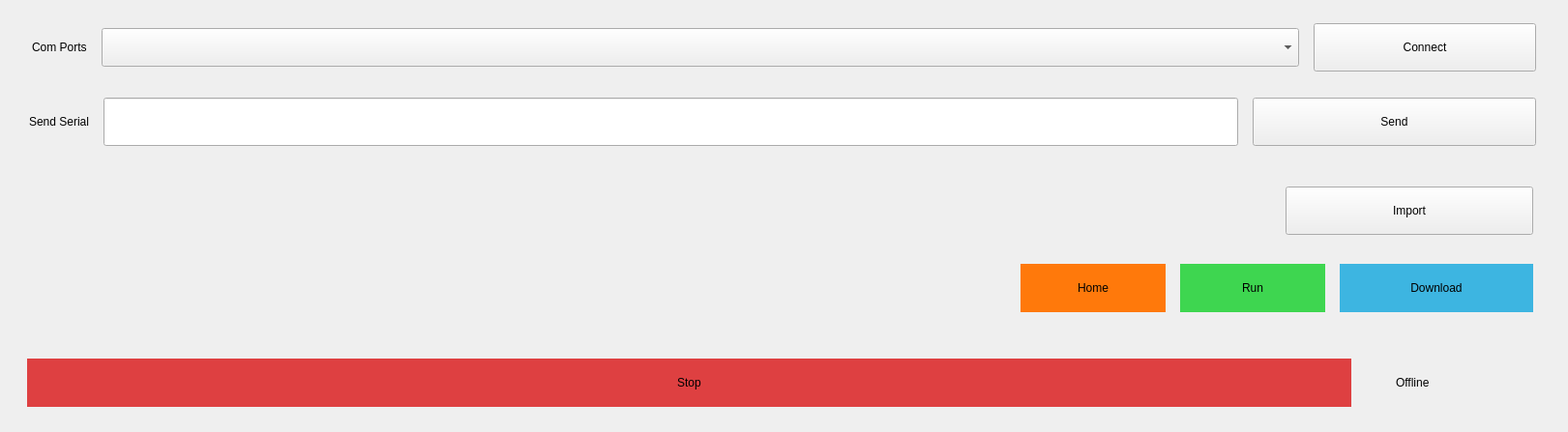
      <widget class="QWidget" name="CNC_Tab">
       <attribute name="title">
        <string>Laser</string>
       </attribute>
       <layout class="QVBoxLayout" name="verticalLayout_5" stretch="2,3,3,2">
        <property name="spacing">
         <number>9</number>
        </property>
        <property name="leftMargin">
         <number>18</number>
        </property>
        <property name="topMargin">
         <number>15</number>
        </property>
        <property name="rightMargin">
         <number>18</number>
        </property>
        <item>
         <widget class="QFrame" name="LaserComFrame">
          <property name="sizePolicy">
           <sizepolicy hsizetype="Preferred" vsizetype="Preferred">
            <horstretch>0</horstretch>
            <verstretch>0</verstretch>
           </sizepolicy>
          </property>
          <property name="styleSheet">
           <string notr="true"/>
          </property>
          <layout class="QHBoxLayout" name="horizontalLayout_2" stretch="0,4,0">
           <property name="spacing">
            <number>15</number>
           </property>
           <property name="leftMargin">
            <number>15</number>
           </property>
           <property name="rightMargin">
            <number>15</number>
           </property>
           <item>
            <widget class="QLabel" name="ComsLabel_2">
             <property name="sizePolicy">
              <sizepolicy hsizetype="Minimum" vsizetype="Maximum">
               <horstretch>0</horstretch>
               <verstretch>0</verstretch>
              </sizepolicy>
             </property>
             <property name="maximumSize">
              <size>
               <width>16777215</width>
               <height>16777215</height>
              </size>
             </property>
             <property name="styleSheet">
              <string notr="true"/>
             </property>
             <property name="lineWidth">
              <number>1</number>
             </property>
             <property name="text">
              <string>Com Ports</string>
             </property>
             <property name="textFormat">
              <enum>Qt::PlainText</enum>
             </property>
             <property name="scaledContents">
              <bool>false</bool>
             </property>
            </widget>
           </item>
           <item>
            <widget class="QComboBox" name="ComsMenu_2">
             <property name="sizePolicy">
              <sizepolicy hsizetype="Preferred" vsizetype="Maximum">
               <horstretch>0</horstretch>
               <verstretch>0</verstretch>
              </sizepolicy>
             </property>
             <property name="minimumSize">
              <size>
               <width>0</width>
               <height>40</height>
              </size>
             </property>
             <property name="styleSheet">
              <string notr="true">QFrame{
	border: 2px solid #e7e7e7;
	border-radius : 5px;
	font: bold; 
	font-family: arial;
	font-size: 20px;
	background-color: #1d282b;
	padding: 10px;
}</string>
             </property>
            </widget>
           </item>
           <item>
            <widget class="QPushButton" name="LaserConnectButton">
             <property name="sizePolicy">
              <sizepolicy hsizetype="Minimum" vsizetype="Maximum">
               <horstretch>0</horstretch>
               <verstretch>0</verstretch>
              </sizepolicy>
             </property>
             <property name="minimumSize">
              <size>
               <width>230</width>
               <height>50</height>
              </size>
             </property>
             <property name="styleSheet">
              <string notr="true"/>
             </property>
             <property name="text">
              <string>Connect</string>
             </property>
            </widget>
           </item>
          </layout>
         </widget>
        </item>
        <item>
         <widget class="QFrame" name="ImportFrame2">
          <property name="sizePolicy">
           <sizepolicy hsizetype="Preferred" vsizetype="Preferred">
            <horstretch>0</horstretch>
            <verstretch>0</verstretch>
           </sizepolicy>
          </property>
          <property name="minimumSize">
           <size>
            <width>0</width>
            <height>0</height>
           </size>
          </property>
          <property name="styleSheet">
           <string notr="true"/>
          </property>
          <property name="frameShape">
           <enum>QFrame::NoFrame</enum>
          </property>
          <layout class="QHBoxLayout" name="horizontalLayout_3" stretch="0,0,1">
           <property name="spacing">
            <number>15</number>
           </property>
           <property name="leftMargin">
            <number>12</number>
           </property>
           <property name="rightMargin">
            <number>15</number>
           </property>
           <item>
            <widget class="QLabel" name="LaserSerial">
             <property name="sizePolicy">
              <sizepolicy hsizetype="Preferred" vsizetype="Maximum">
               <horstretch>0</horstretch>
               <verstretch>0</verstretch>
              </sizepolicy>
             </property>
             <property name="maximumSize">
              <size>
               <width>16777215</width>
               <height>16777215</height>
              </size>
             </property>
             <property name="styleSheet">
              <string notr="true"/>
             </property>
             <property name="lineWidth">
              <number>1</number>
             </property>
             <property name="text">
              <string>Send Serial</string>
             </property>
             <property name="textFormat">
              <enum>Qt::PlainText</enum>
             </property>
             <property name="scaledContents">
              <bool>false</bool>
             </property>
            </widget>
           </item>
           <item>
            <widget class="QLineEdit" name="LaserSendSerial">
             <property name="sizePolicy">
              <sizepolicy hsizetype="Minimum" vsizetype="Maximum">
               <horstretch>4</horstretch>
               <verstretch>0</verstretch>
              </sizepolicy>
             </property>
             <property name="minimumSize">
              <size>
               <width>0</width>
               <height>50</height>
              </size>
             </property>
             <property name="text">
              <string/>
             </property>
            </widget>
           </item>
           <item>
            <widget class="QPushButton" name="LaserSendSerialButton">
             <property name="sizePolicy">
              <sizepolicy hsizetype="Minimum" vsizetype="Maximum">
               <horstretch>0</horstretch>
               <verstretch>0</verstretch>
              </sizepolicy>
             </property>
             <property name="minimumSize">
              <size>
               <width>150</width>
               <height>50</height>
              </size>
             </property>
             <property name="text">
              <string>Send</string>
             </property>
            </widget>
           </item>
          </layout>
         </widget>
        </item>
        <item>
         <widget class="QFrame" name="RunButtonsFrame2">
          <property name="sizePolicy">
           <sizepolicy hsizetype="Preferred" vsizetype="Preferred">
            <horstretch>0</horstretch>
            <verstretch>0</verstretch>
           </sizepolicy>
          </property>
          <property name="styleSheet">
           <string notr="true"/>
          </property>
          <property name="frameShape">
           <enum>QFrame::NoFrame</enum>
          </property>
          <layout class="QVBoxLayout" name="verticalLayout_10">
           <property name="spacing">
            <number>12</number>
           </property>
           <property name="topMargin">
            <number>15</number>
           </property>
           <property name="bottomMargin">
            <number>15</number>
           </property>
           <item>
            <widget class="QWidget" name="widget_3" native="true">
             <layout class="QHBoxLayout" name="horizontalLayout_10" stretch="5,1">
              <property name="spacing">
               <number>15</number>
              </property>
              <item>
               <widget class="QLabel" name="LaserImportLabel">
                <property name="sizePolicy">
                 <sizepolicy hsizetype="Preferred" vsizetype="Maximum">
                  <horstretch>0</horstretch>
                  <verstretch>0</verstretch>
                 </sizepolicy>
                </property>
                <property name="minimumSize">
                 <size>
                  <width>0</width>
                  <height>50</height>
                 </size>
                </property>
                <property name="maximumSize">
                 <size>
                  <width>16777215</width>
                  <height>16777215</height>
                 </size>
                </property>
                <property name="styleSheet">
                 <string notr="true"/>
                </property>
                <property name="text">
                 <string/>
                </property>
                <property name="wordWrap">
                 <bool>true</bool>
                </property>
               </widget>
              </item>
              <item>
               <widget class="QPushButton" name="ImportButton_3">
                <property name="sizePolicy">
                 <sizepolicy hsizetype="Minimum" vsizetype="Maximum">
                  <horstretch>0</horstretch>
                  <verstretch>0</verstretch>
                 </sizepolicy>
                </property>
                <property name="minimumSize">
                 <size>
                  <width>150</width>
                  <height>50</height>
                 </size>
                </property>
                <property name="text">
                 <string>Import</string>
                </property>
               </widget>
              </item>
             </layout>
            </widget>
           </item>
           <item>
            <widget class="QWidget" name="widget_4" native="true">
             <layout class="QHBoxLayout" name="horizontalLayout_12">
              <property name="spacing">
               <number>15</number>
              </property>
              <property name="leftMargin">
               <number>9</number>
              </property>
              <property name="rightMargin">
               <number>9</number>
              </property>
              <item>
               <spacer name="horizontalSpacer_4">
                <property name="orientation">
                 <enum>Qt::Vertical</enum>
                </property>
                <property name="sizeHint" stdset="0">
                 <size>
                  <width>1019</width>
                  <height>20</height>
                 </size>
                </property>
               </spacer>
              </item>
              <item>
               <widget class="QPushButton" name="LaserHomeButton">
                <property name="sizePolicy">
                 <sizepolicy hsizetype="Minimum" vsizetype="Maximum">
                  <horstretch>0</horstretch>
                  <verstretch>0</verstretch>
                 </sizepolicy>
                </property>
                <property name="minimumSize">
                 <size>
                  <width>150</width>
                  <height>50</height>
                 </size>
                </property>
                <property name="maximumSize">
                 <size>
                  <width>16777215</width>
                  <height>16777215</height>
                 </size>
                </property>
                <property name="styleSheet">
                 <string notr="true">QPushButton{
	border: 5px solid #ff790b;
    background-color: #ff790b;
}

QPushButton:hover{
    background-color: #097c1e;
}

QPushButton:pressed{
     background-color: #8cf59c;
}</string>
                </property>
                <property name="text">
                 <string>Home</string>
                </property>
               </widget>
              </item>
              <item>
               <widget class="QPushButton" name="RunButton_2">
                <property name="sizePolicy">
                 <sizepolicy hsizetype="Minimum" vsizetype="Maximum">
                  <horstretch>0</horstretch>
                  <verstretch>0</verstretch>
                 </sizepolicy>
                </property>
                <property name="minimumSize">
                 <size>
                  <width>150</width>
                  <height>50</height>
                 </size>
                </property>
                <property name="maximumSize">
                 <size>
                  <width>16777215</width>
                  <height>16777215</height>
                 </size>
                </property>
                <property name="styleSheet">
                 <string notr="true">QPushButton{
	border: 5px solid #3ed650;
    background-color: #3ed650;
}

QPushButton:hover{
    background-color: #097c1e;
}

QPushButton:pressed{
     background-color: #8cf59c;
}</string>
                </property>
                <property name="text">
                 <string>Run</string>
                </property>
               </widget>
              </item>
              <item>
               <widget class="QPushButton" name="DownloadButton_2">
                <property name="sizePolicy">
                 <sizepolicy hsizetype="Minimum" vsizetype="Maximum">
                  <horstretch>0</horstretch>
                  <verstretch>0</verstretch>
                 </sizepolicy>
                </property>
                <property name="minimumSize">
                 <size>
                  <width>200</width>
                  <height>50</height>
                 </size>
                </property>
                <property name="maximumSize">
                 <size>
                  <width>16777215</width>
                  <height>16777215</height>
                 </size>
                </property>
                <property name="styleSheet">
                 <string notr="true">QPushButton{
	border: 5px solid #3db5e1;
    background-color: #3db5e1;
}

QPushButton:hover{
	 background-color: #2c83a2;
}

QPushButton:pressed{
	 background-color: #85d9f7;
}</string>
                </property>
                <property name="text">
                 <string>Download</string>
                </property>
               </widget>
              </item>
             </layout>
            </widget>
           </item>
          </layout>
         </widget>
        </item>
        <item>
         <widget class="QFrame" name="ConstFrame2">
          <property name="sizePolicy">
           <sizepolicy hsizetype="Preferred" vsizetype="Maximum">
            <horstretch>0</horstretch>
            <verstretch>0</verstretch>
           </sizepolicy>
          </property>
          <property name="styleSheet">
           <string notr="true"/>
          </property>
          <layout class="QGridLayout" name="gridLayout_2">
           <property name="leftMargin">
            <number>10</number>
           </property>
           <property name="topMargin">
            <number>10</number>
           </property>
           <property name="rightMargin">
            <number>10</number>
           </property>
           <property name="bottomMargin">
            <number>10</number>
           </property>
           <property name="horizontalSpacing">
            <number>6</number>
           </property>
           <property name="verticalSpacing">
            <number>3</number>
           </property>
           <item row="1" column="2">
            <spacer name="horizontalSpacer_2">
             <property name="orientation">
              <enum>Qt::Vertical</enum>
             </property>
             <property name="sizeHint" stdset="0">
              <size>
               <width>40</width>
               <height>20</height>
              </size>
             </property>
            </spacer>
           </item>
           <item row="1" column="3">
            <widget class="QLabel" name="LaserConnection">
             <property name="sizePolicy">
              <sizepolicy hsizetype="Fixed" vsizetype="Fixed">
               <horstretch>0</horstretch>
               <verstretch>0</verstretch>
              </sizepolicy>
             </property>
             <property name="minimumSize">
              <size>
               <width>150</width>
               <height>60</height>
              </size>
             </property>
             <property name="baseSize">
              <size>
               <width>150</width>
               <height>60</height>
              </size>
             </property>
             <property name="styleSheet">
              <string notr="true">QLabel#Connection{
    background-color: #de4041;
    font-size:35px;
    border-radius: 30px;
}</string>
             </property>
             <property name="text">
              <string>Offline</string>
             </property>
            </widget>
           </item>
           <item row="1" column="1">
            <widget class="QPushButton" name="StopButton_2">
             <property name="sizePolicy">
              <sizepolicy hsizetype="Minimum" vsizetype="Maximum">
               <horstretch>0</horstretch>
               <verstretch>0</verstretch>
              </sizepolicy>
             </property>
             <property name="minimumSize">
              <size>
               <width>150</width>
               <height>50</height>
              </size>
             </property>
             <property name="styleSheet">
              <string notr="true">QPushButton{
	border: 5px solid #de4041;
    background-color: #de4041;
}

QPushButton:hover{
	 background-color: #b03030;
}

QPushButton:pressed{
	 background-color: #ff8e8a;
}</string>
             </property>
             <property name="text">
              <string>Stop</string>
             </property>
            </widget>
           </item>
          </layout>
         </widget>
        </item>
       </layout>
      </widget>
